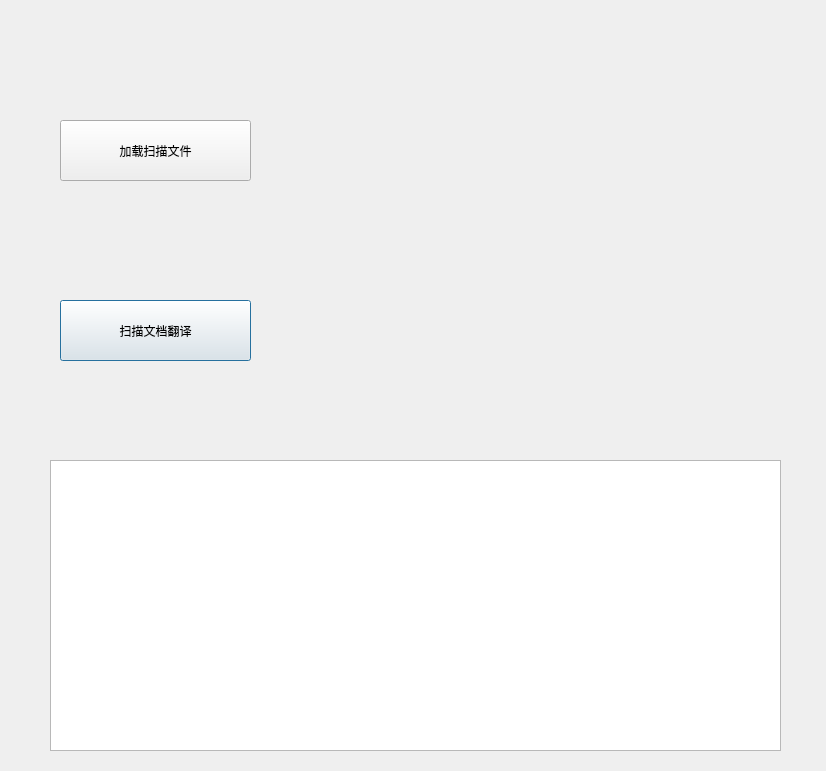
<?xml version="1.0" encoding="UTF-8"?>
<ui version="4.0">
 <class>fileDialog</class>
 <widget class="QDialog" name="fileDialog">
  <property name="geometry">
   <rect>
    <x>0</x>
    <y>0</y>
    <width>826</width>
    <height>771</height>
   </rect>
  </property>
  <property name="windowTitle">
   <string>Dialog</string>
  </property>
  <widget class="QPushButton" name="scanButton">
   <property name="geometry">
    <rect>
     <x>60</x>
     <y>300</y>
     <width>191</width>
     <height>61</height>
    </rect>
   </property>
   <property name="styleSheet">
    <string notr="true">font: 16pt &quot;楷体&quot;;</string>
   </property>
   <property name="text">
    <string>扫描文档翻译</string>
   </property>
  </widget>
  <widget class="QLabel" name="picLabel">
   <property name="geometry">
    <rect>
     <x>290</x>
     <y>40</y>
     <width>500</width>
     <height>400</height>
    </rect>
   </property>
   <property name="text">
    <string/>
   </property>
   <property name="wordWrap">
    <bool>true</bool>
   </property>
  </widget>
  <widget class="QPushButton" name="loadButton">
   <property name="geometry">
    <rect>
     <x>60</x>
     <y>120</y>
     <width>191</width>
     <height>61</height>
    </rect>
   </property>
   <property name="styleSheet">
    <string notr="true">font: 16pt &quot;楷体&quot;;</string>
   </property>
   <property name="text">
    <string>加载扫描文件</string>
   </property>
  </widget>
  <widget class="QTextBrowser" name="out_text">
   <property name="geometry">
    <rect>
     <x>50</x>
     <y>460</y>
     <width>731</width>
     <height>291</height>
    </rect>
   </property>
   <property name="styleSheet">
    <string notr="true">font: 14pt &quot;楷体&quot;;</string>
   </property>
  </widget>
 </widget>
 <resources/>
 <connections/>
</ui>
